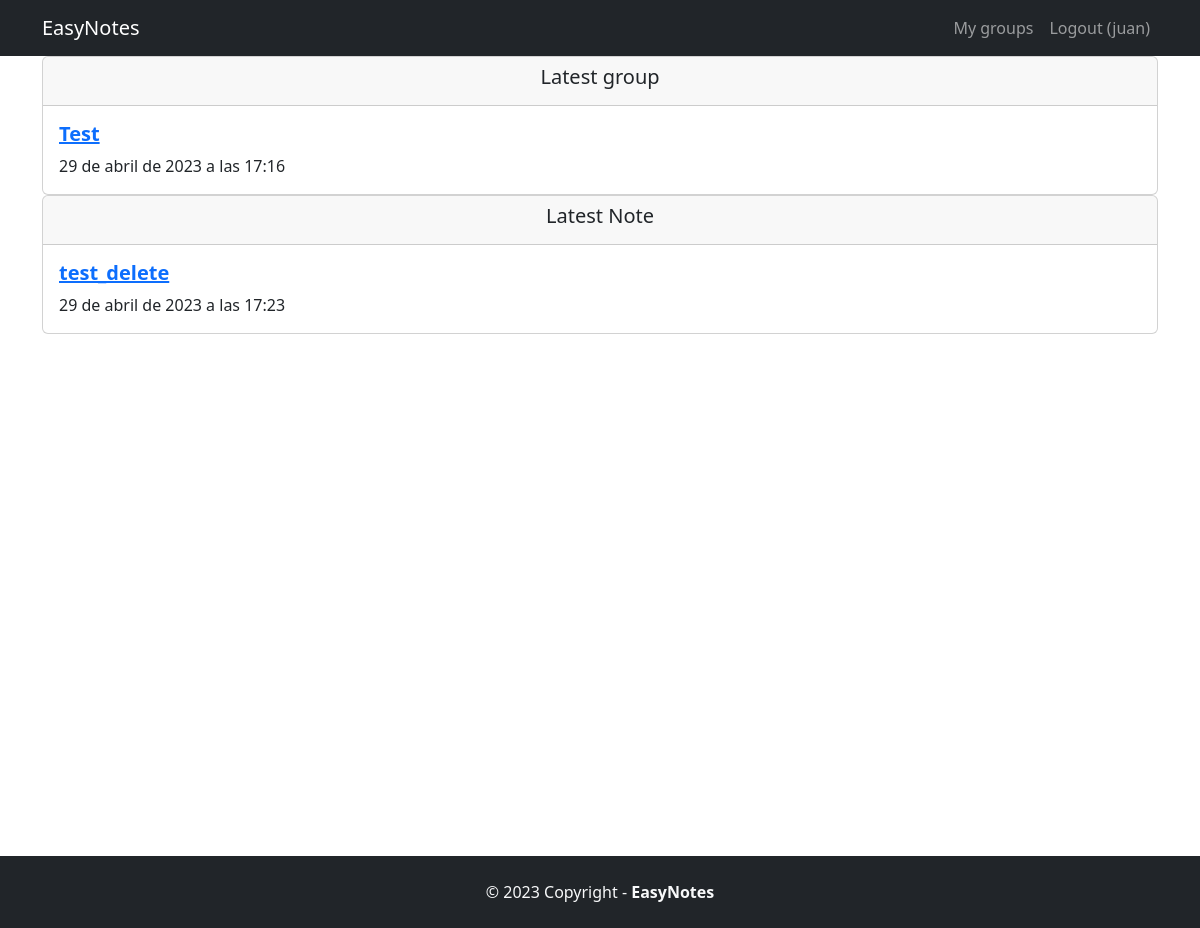
The app's page / (signed in), older data.
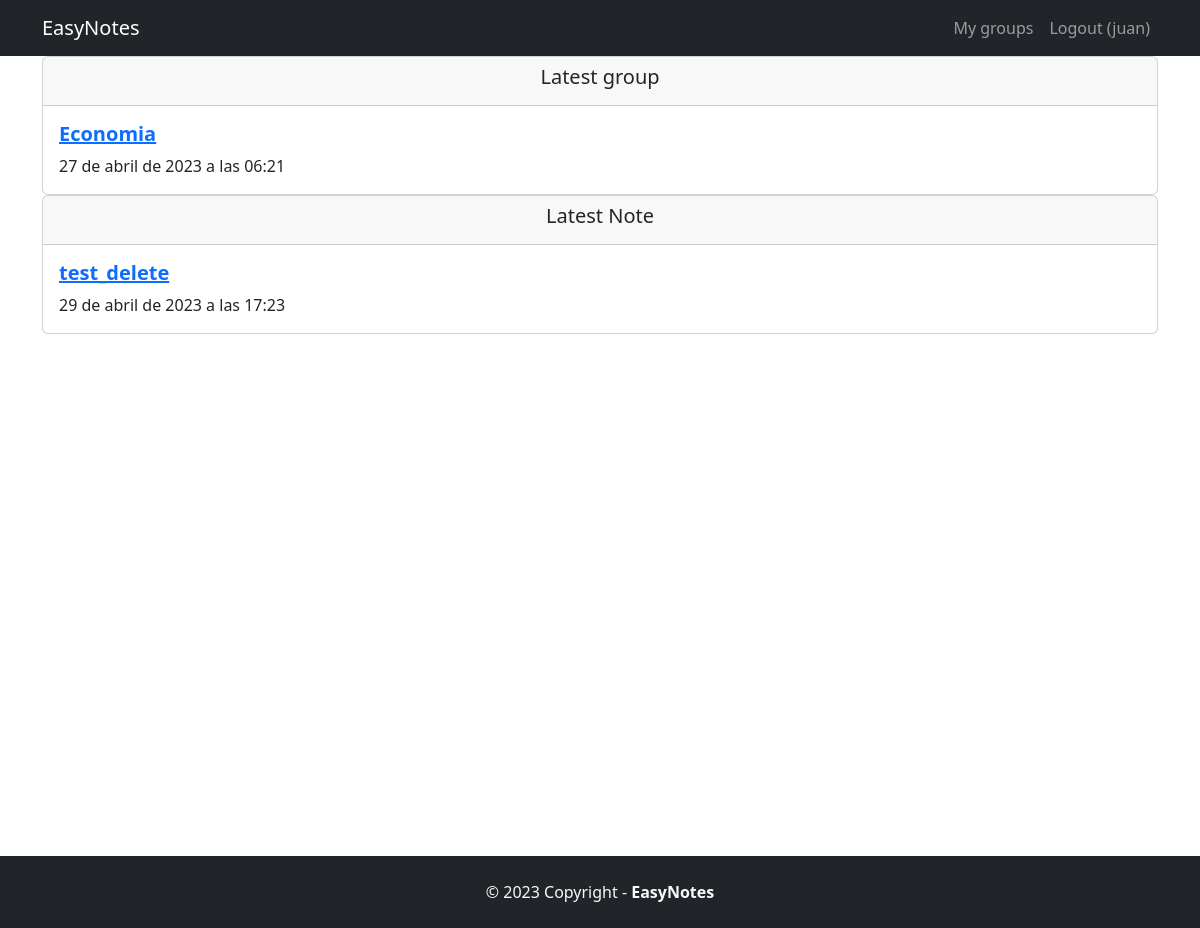
The same page, newer data.
### AppLogic/models.py (models this page shows)
class MyGroups(models.Model):
    title = models.CharField(max_length=100)
    user = models.ForeignKey(User, null=True,on_delete=models.CASCADE)
    creation_date = models.DateTimeField(auto_now_add=True)

### EasyNotes/views.py (the view)
# urls.py: 2. Add a URL to urlpatterns:  path('', views.home, name='home')
def home(request):
    if request.user.is_authenticated:
        if MyGroups.objects.filter(user_id=request.user.id):
            lastest_group = MyGroups.objects.filter(user_id=request.user.id).latest('creation_date')
            if Transcripciones.objects.filter(user_id=request.user.id):
                lastest_note = Transcripciones.objects.filter(user_id=request.user.id).latest('creation_date')
            else:
                lastest_note = None
            return render(request, 'home.html',{'note': lastest_note, 'group': lastest_group, 'op': True})
        else:
            return render(request, 'home.html', {'op': False})
    else:
        return render(request, 'home.html')

### EasyNotes/templates/home.html (shortened to what this page needs)
{% extends 'base.html' %}
{% load static %}
{% block content %}
{% if user.is_authenticated and op %}
    <div class="container">
        <div class="card mb-3" >
            <div class="row g-0">
                <div class="col-md-12">
                    <div class="card-header">
                        <h5 class="card-title" align="center">Latest group </h5>
                    </div>
                    <div class="card-body" >
                        <a href="{% url 'list' group.id %}">
                            <h5 class="card-title fw-bold">{{ group.title }}</h5>
                        </a>
                        <p class="card-text">{{ group.creation_date  }}</p>
                    </div>
                </div>
            </div>
        </div>
    </div>
    {% if note %}
        <div class="container">
            <div class="card mb-3" >
                <div class="row g-0">
                    <div class="col-md-12">
                        <div class="card-header">
                            <h5 class="card-title" align="center">Latest Note</h5>
                        </div>
                        <div class="card-body" >
                            <a href="{% url 'detail' note.id %}">
                                <h5 class="card-title fw-bold">{{ note.title }}</h5>
                            </a>
                            <p class="card-text">{{ note.creation_date  }}</p>
                        </div>
                    </div>
                </div>
            </div>
        </div>
    {% endif %}
{% elif user.is_authenticated and not op %}
    <h5>You do not have any item</h5>
{% endif %}
{% endblock content %}

Row changes from the older to the newer data that the page shows:
removed MyGroups: title "Test", creation_date "29 de abril de 2023 a las 17:16"
now on this page (row unchanged): MyGroups: title "Economia", creation_date "27 de abril de 2023 a las 06:21"
